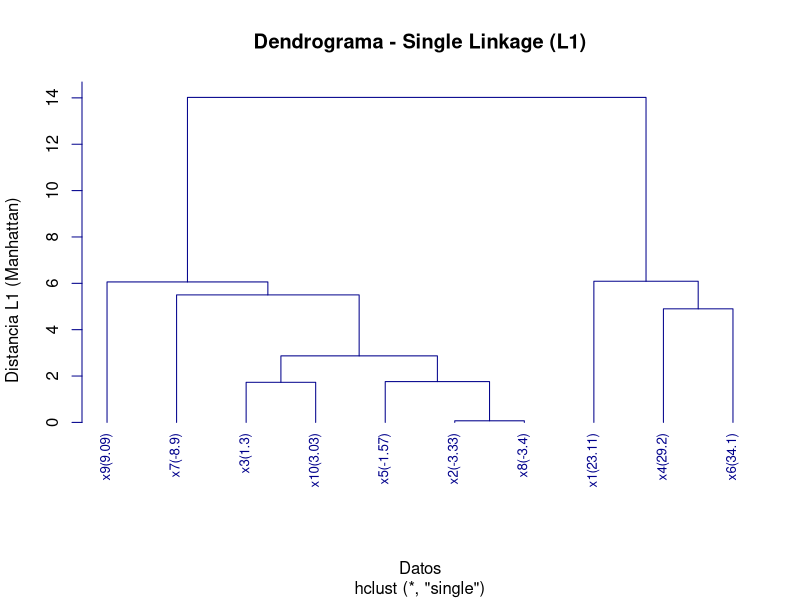
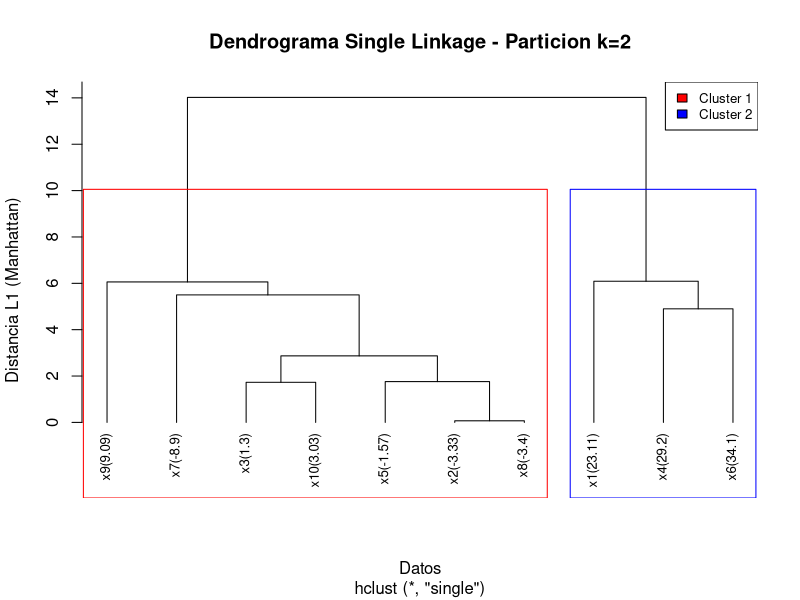
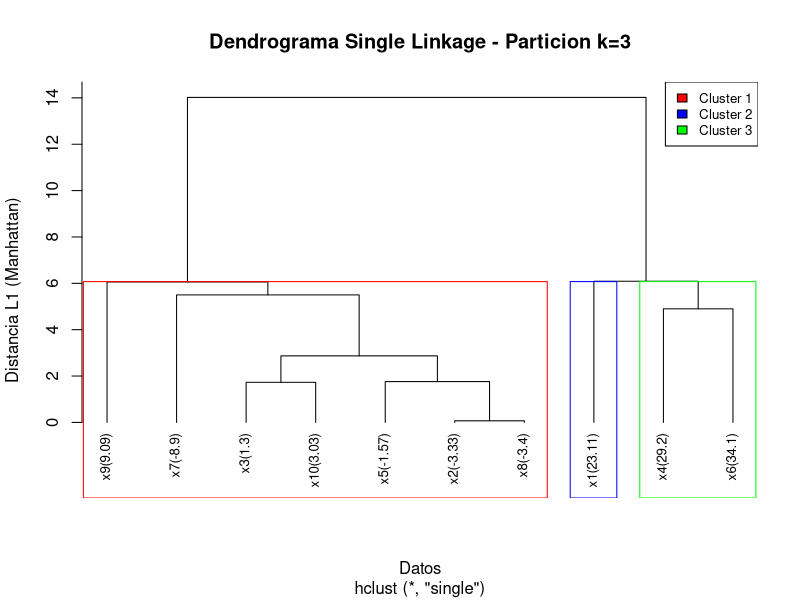
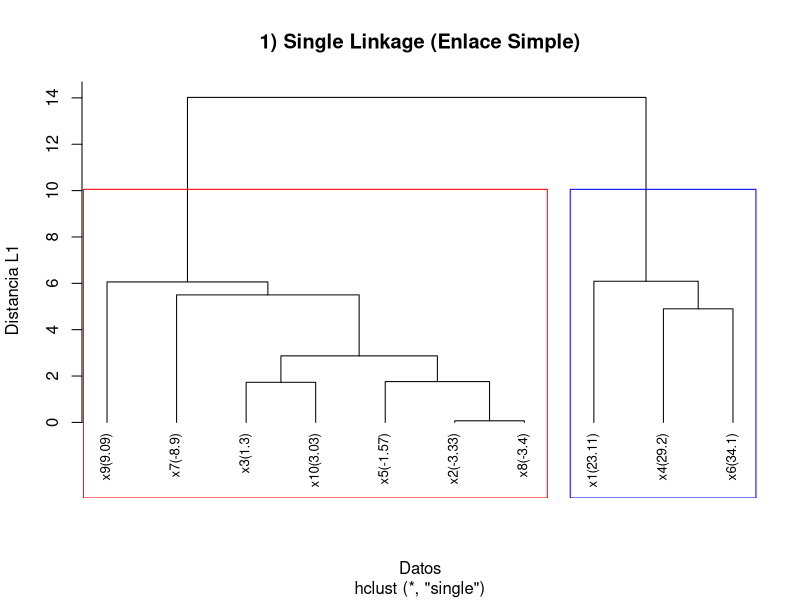
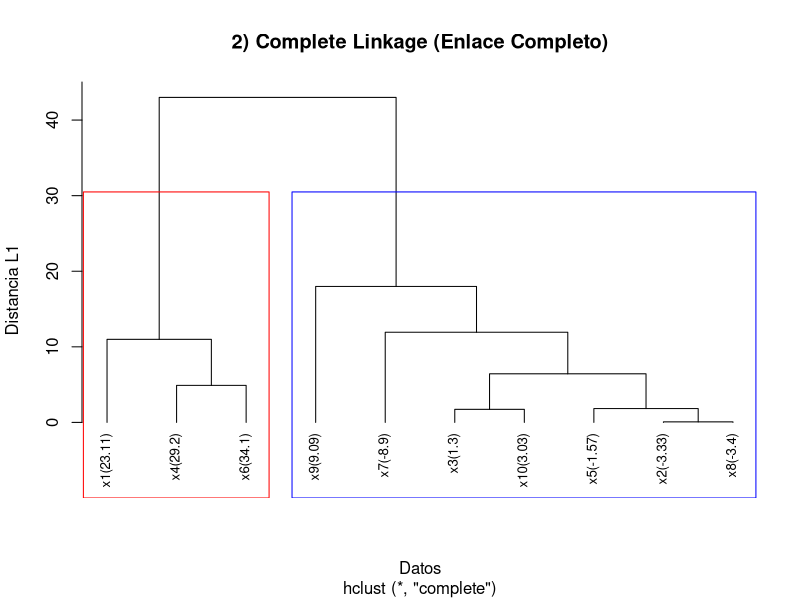
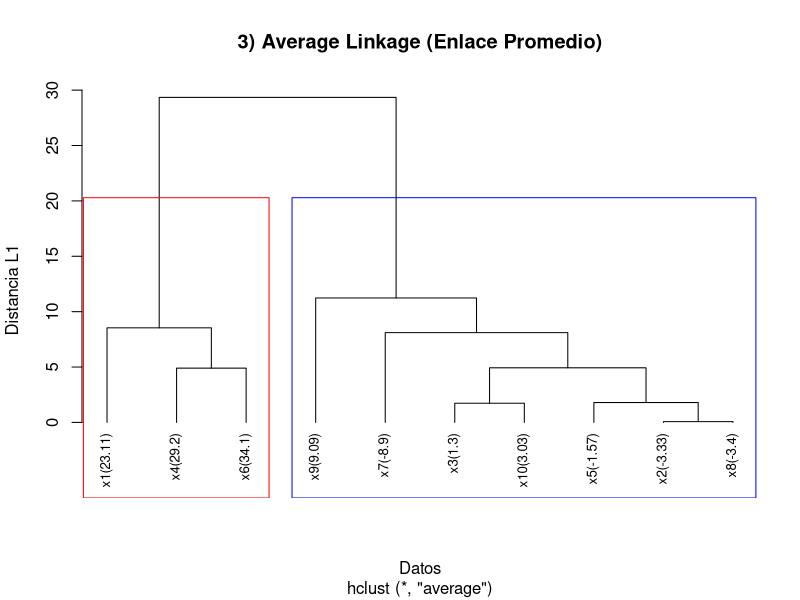
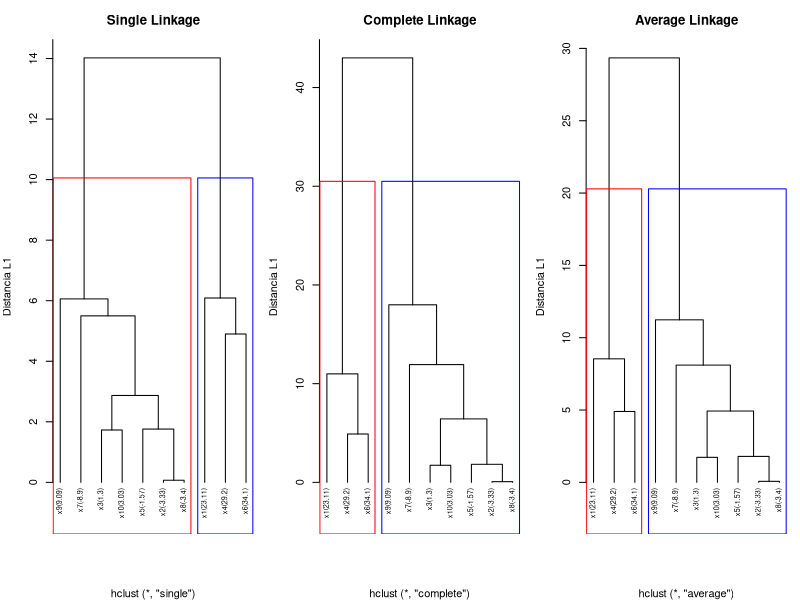

Write the R code that produced these figures, in order.
# ============================================================
# Control 2 - INFO1184 - Pregunta 2
# Agrupamiento Aglomerativo Jerarquico con R
# Datos: X = [23.11, -3.33, 1.30, 29.20, -1.57, 34.10,
#             -8.90, -3.40, 9.09, 3.03]
# Norma L1 (Manhattan)
# ============================================================
# INSTRUCCION: Ejecutar desde RStudio o terminal con:
#   Rscript pregunta2.R
# Las imagenes se guardaran en la carpeta "Imagenes/".
# ============================================================

# --- Crear carpeta Imagenes si no existe ---
if (!dir.exists("Imagenes")) {
  dir.create("Imagenes")
  cat("Carpeta 'Imagenes' creada.\n")
}

# --- Datos ---
X <- c(23.11, -3.33, 1.30, 29.20, -1.57, 34.10, -8.90, -3.40, 9.09, 3.03)
names(X) <- paste0("x", 1:10)

# Etiquetas con valores para mejor lectura
labels_val <- paste0("x", 1:10, "(", X, ")")

# Calcular matriz de distancias L1 (Manhattan)
d <- dist(X, method = "manhattan")

# ============================================================
# a) Dendrograma basico
# ============================================================
hc_single <- hclust(d, method = "single")

png("Imagenes/dendro_basico.png", width = 900, height = 600, res = 120)
plot(hc_single, labels = labels_val, main = "Dendrograma - Single Linkage (L1)",
     xlab = "Datos", ylab = "Distancia L1 (Manhattan)", hang = -1,
     cex = 0.8, col = "darkblue")
dev.off()
cat("Guardado: Imagenes/dendro_basico.png\n")

# ============================================================
# b) Particiones k=2 y k=3
# ============================================================

# --- k=2 ---
png("Imagenes/dendro_k2.png", width = 900, height = 600, res = 120)
plot(hc_single, labels = labels_val, main = "Dendrograma Single Linkage - Particion k=2",
     xlab = "Datos", ylab = "Distancia L1 (Manhattan)", hang = -1, cex = 0.8)
rect.hclust(hc_single, k = 2, border = c("red", "blue"))
legend("topright", legend = c("Cluster 1", "Cluster 2"),
       fill = c("red", "blue"), cex = 0.8)
dev.off()
cat("Guardado: Imagenes/dendro_k2.png\n")

# --- k=3 ---
png("Imagenes/dendro_k3.png", width = 900, height = 600, res = 120)
plot(hc_single, labels = labels_val, main = "Dendrograma Single Linkage - Particion k=3",
     xlab = "Datos", ylab = "Distancia L1 (Manhattan)", hang = -1, cex = 0.8)
rect.hclust(hc_single, k = 3, border = c("red", "blue", "green"))
legend("topright", legend = c("Cluster 1", "Cluster 2", "Cluster 3"),
       fill = c("red", "blue", "green"), cex = 0.8)
dev.off()
cat("Guardado: Imagenes/dendro_k3.png\n")

# Mostrar asignaciones
cat("\n=== Asignacion de clusters k=2 ===\n")
clusters_k2 <- cutree(hc_single, k = 2)
for (i in 1:length(X)) {
  cat(sprintf("  x%d = %6.2f -> Cluster %d\n", i, X[i], clusters_k2[i]))
}

cat("\n=== Asignacion de clusters k=3 ===\n")
clusters_k3 <- cutree(hc_single, k = 3)
for (i in 1:length(X)) {
  cat(sprintf("  x%d = %6.2f -> Cluster %d\n", i, X[i], clusters_k3[i]))
}

# ============================================================
# c) Tres dendrogramas: single, complete, average
# ============================================================

hc_complete <- hclust(d, method = "complete")
hc_average  <- hclust(d, method = "average")

# 1) Single Linkage
png("Imagenes/dendro_single.png", width = 900, height = 600, res = 120)
plot(hc_single, labels = labels_val,
     main = "1) Single Linkage (Enlace Simple)",
     xlab = "Datos", ylab = "Distancia L1", hang = -1, cex = 0.8)
rect.hclust(hc_single, k = 2, border = c("red", "blue"))
dev.off()
cat("Guardado: Imagenes/dendro_single.png\n")

# 2) Complete Linkage
png("Imagenes/dendro_complete.png", width = 900, height = 600, res = 120)
plot(hc_complete, labels = labels_val,
     main = "2) Complete Linkage (Enlace Completo)",
     xlab = "Datos", ylab = "Distancia L1", hang = -1, cex = 0.8)
rect.hclust(hc_complete, k = 2, border = c("red", "blue"))
dev.off()
cat("Guardado: Imagenes/dendro_complete.png\n")

# 3) Average Linkage
png("Imagenes/dendro_average.png", width = 900, height = 600, res = 120)
plot(hc_average, labels = labels_val,
     main = "3) Average Linkage (Enlace Promedio)",
     xlab = "Datos", ylab = "Distancia L1", hang = -1, cex = 0.8)
rect.hclust(hc_average, k = 2, border = c("red", "blue"))
dev.off()
cat("Guardado: Imagenes/dendro_average.png\n")

# Comparativa en una sola imagen
png("Imagenes/dendro_comparacion.png", width = 1200, height = 500, res = 120)
par(mfrow = c(1, 3), mar = c(5, 4, 3, 1))

plot(hc_single, labels = labels_val, main = "Single Linkage",
     xlab = "", ylab = "Distancia L1", hang = -1, cex = 0.65)
rect.hclust(hc_single, k = 2, border = c("red", "blue"))

plot(hc_complete, labels = labels_val, main = "Complete Linkage",
     xlab = "", ylab = "Distancia L1", hang = -1, cex = 0.65)
rect.hclust(hc_complete, k = 2, border = c("red", "blue"))

plot(hc_average, labels = labels_val, main = "Average Linkage",
     xlab = "", ylab = "Distancia L1", hang = -1, cex = 0.65)
rect.hclust(hc_average, k = 2, border = c("red", "blue"))

dev.off()
cat("Guardado: Imagenes/dendro_comparacion.png\n")

cat("\n=== Orden de fusion - Single ===\n")
print(hc_single$merge)
cat("Alturas:", hc_single$height, "\n")

cat("\n=== Orden de fusion - Complete ===\n")
print(hc_complete$merge)
cat("Alturas:", hc_complete$height, "\n")

cat("\n=== Orden de fusion - Average ===\n")
print(hc_average$merge)
cat("Alturas:", hc_average$height, "\n")

cat("\n*** Script ejecutado exitosamente ***\n")
cat("Directorio de trabajo:", getwd(), "\n")
cat("Imagenes generadas en carpeta 'Imagenes/':\n")
print(list.files("Imagenes", pattern = "dendro_.*\\.png"))
